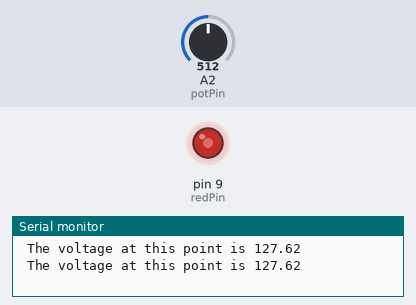
This sketch was run on a simulated Arduino Uno, built with avr-gcc and run on an emulated ATmega328P. On the bench: output pins drawn as LEDs (lit = HIGH), the last lines printed to the serial monitor. The test bench sets the inputs (shaded band); at power-on: A2 (potPin) = 512.

Above: at 3.8 s.
3.9 s: A2 (potPin) set to 716
At 6.7 s:
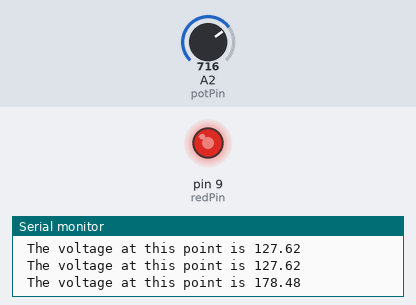
7.8 s: A2 (potPin) set to 900
At 10.3 s:
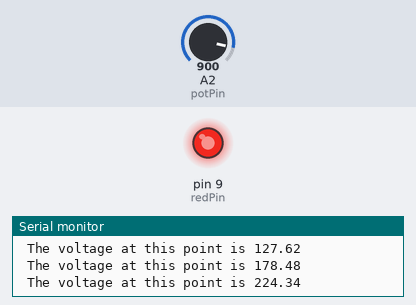
11.7 s: A2 (potPin) set to 122
At 12.6 s:
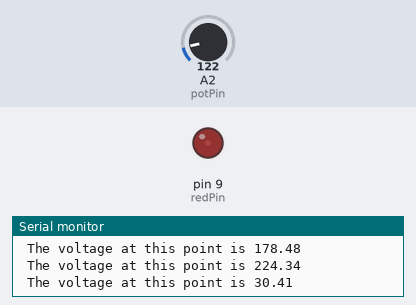
15.6 s: A2 (potPin) set to 0
At 18.4 s:
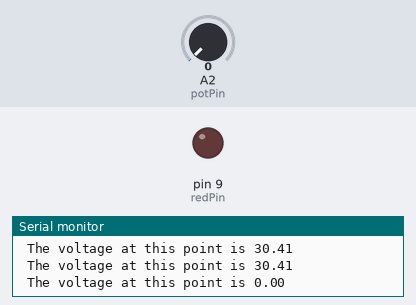
19.5 s: A2 (potPin) set to 511
At 21.9 s:
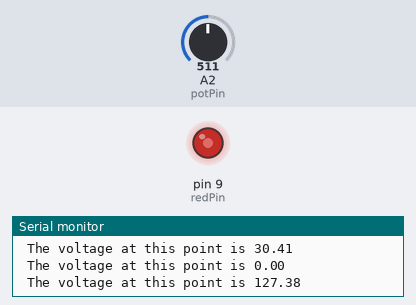
Timing chart, 0 to 23.4 s (numbered marks = the images above; inputs shaded):
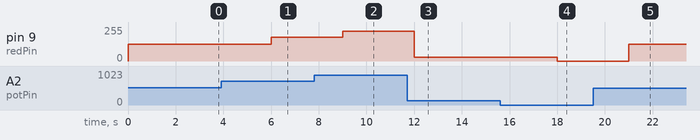

The sketch:

10_dimmable_LEDS.ino
```cpp
//DIMMABLE LED PROJECT
int wait=3000;
float potVal;
int redPin=9;
int potPin=A2;
float LedVal;

void setup() {
  // put your setup code here, to run once:
  Serial.begin(9600);
  pinMode(potPin,INPUT);
  pinMode(redPin,OUTPUT);


}

void loop() {
  // put your main code here, to run repeatedly:
  potVal=analogRead(potPin);
  LedVal=(255./1023.)*potVal;
  Serial.print(" The voltage at this point is ");
  analogWrite(redPin,LedVal);
  Serial.println(LedVal);
  delay(wait);

}
```

Measured:
- after the input at 3.9 s, pin 9 (redPin): 127/255 → 178/255 after 2.1 s
- after the input at 7.8 s, pin 9 (redPin): 178/255 → 224/255 after 1.2 s
- after the input at 11.7 s, pin 9 (redPin): 224/255 → 30/255 after 0.30 s
- after the input at 15.6 s, pin 9 (redPin): 30/255 → 0/255 after 2.4 s
- after the input at 19.5 s, pin 9 (redPin): 0/255 → 127/255 after 1.5 s
